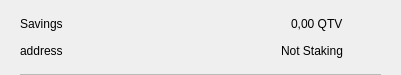
<?xml version="1.0" encoding="UTF-8"?>
<ui version="4.0">
 <class>CSRow</class>
 <widget class="QWidget" name="CSRow">
  <property name="geometry">
   <rect>
    <x>0</x>
    <y>0</y>
    <width>401</width>
    <height>75</height>
   </rect>
  </property>
  <property name="windowTitle">
   <string>Form</string>
  </property>
  <layout class="QVBoxLayout" name="verticalLayout">
   <property name="spacing">
    <number>0</number>
   </property>
   <property name="leftMargin">
    <number>20</number>
   </property>
   <property name="topMargin">
    <number>10</number>
   </property>
   <property name="rightMargin">
    <number>20</number>
   </property>
   <property name="bottomMargin">
    <number>0</number>
   </property>
   <item>
    <widget class="QWidget" name="info" native="true">
     <property name="minimumSize">
      <size>
       <width>0</width>
       <height>0</height>
      </size>
     </property>
     <layout class="QHBoxLayout" name="horizontalLayout_3">
      <property name="leftMargin">
       <number>0</number>
      </property>
      <property name="topMargin">
       <number>0</number>
      </property>
      <property name="rightMargin">
       <number>0</number>
      </property>
      <property name="bottomMargin">
       <number>10</number>
      </property>
      <item>
       <widget class="QWidget" name="container" native="true">
        <property name="minimumSize">
         <size>
          <width>0</width>
          <height>0</height>
         </size>
        </property>
        <layout class="QVBoxLayout" name="verticalLayout_2">
         <property name="spacing">
          <number>0</number>
         </property>
         <property name="leftMargin">
          <number>0</number>
         </property>
         <property name="topMargin">
          <number>0</number>
         </property>
         <property name="rightMargin">
          <number>0</number>
         </property>
         <property name="bottomMargin">
          <number>0</number>
         </property>
         <item>
          <layout class="QHBoxLayout" name="horizontalLayout">
           <item>
            <widget class="QLabel" name="labelName">
             <property name="text">
              <string>Savings</string>
             </property>
            </widget>
           </item>
           <item>
            <spacer name="horizontalSpacer">
             <property name="orientation">
              <enum>Qt::Horizontal</enum>
             </property>
             <property name="sizeHint" stdset="0">
              <size>
               <width>40</width>
               <height>20</height>
              </size>
             </property>
            </spacer>
           </item>
           <item>
            <widget class="QLabel" name="labelAmount">
             <property name="text">
              <string>0,00 QTV</string>
             </property>
            </widget>
           </item>
          </layout>
         </item>
         <item>
          <layout class="QHBoxLayout" name="horizontalLayout_2">
           <item>
            <widget class="QLabel" name="labelAddress">
             <property name="text">
              <string>address</string>
             </property>
            </widget>
           </item>
           <item>
            <spacer name="horizontalSpacer_2">
             <property name="orientation">
              <enum>Qt::Horizontal</enum>
             </property>
             <property name="sizeHint" stdset="0">
              <size>
               <width>40</width>
               <height>20</height>
              </size>
             </property>
            </spacer>
           </item>
           <item>
            <widget class="QLabel" name="labelStaking">
             <property name="text">
              <string>Not Staking</string>
             </property>
            </widget>
           </item>
          </layout>
         </item>
        </layout>
       </widget>
      </item>
      <item alignment="Qt::AlignHCenter|Qt::AlignVCenter">
       <widget class="QPushButton" name="pushButtonMenu">
        <property name="minimumSize">
         <size>
          <width>24</width>
          <height>24</height>
         </size>
        </property>
        <property name="maximumSize">
         <size>
          <width>32</width>
          <height>32</height>
         </size>
        </property>
        <property name="focusPolicy">
         <enum>Qt::NoFocus</enum>
        </property>
        <property name="styleSheet">
         <string notr="true">border:none; background-color:transparent;</string>
        </property>
        <property name="text">
         <string/>
        </property>
        <property name="icon">
         <iconset>
          <normaloff>://ic-menu-hover</normaloff>://ic-menu-hover</iconset>
        </property>
        <property name="iconSize">
         <size>
          <width>24</width>
          <height>24</height>
         </size>
        </property>
       </widget>
      </item>
     </layout>
    </widget>
   </item>
   <item>
    <widget class="QLabel" name="lblDivisory">
     <property name="minimumSize">
      <size>
       <width>0</width>
       <height>1</height>
      </size>
     </property>
     <property name="maximumSize">
      <size>
       <width>16777215</width>
       <height>1</height>
      </size>
     </property>
     <property name="styleSheet">
      <string notr="true">background-color:#bababa;</string>
     </property>
     <property name="text">
      <string/>
     </property>
     <property name="alignment">
      <set>Qt::AlignBottom|Qt::AlignLeading|Qt::AlignLeft</set>
     </property>
    </widget>
   </item>
  </layout>
 </widget>
 <resources/>
 <connections/>
</ui>
